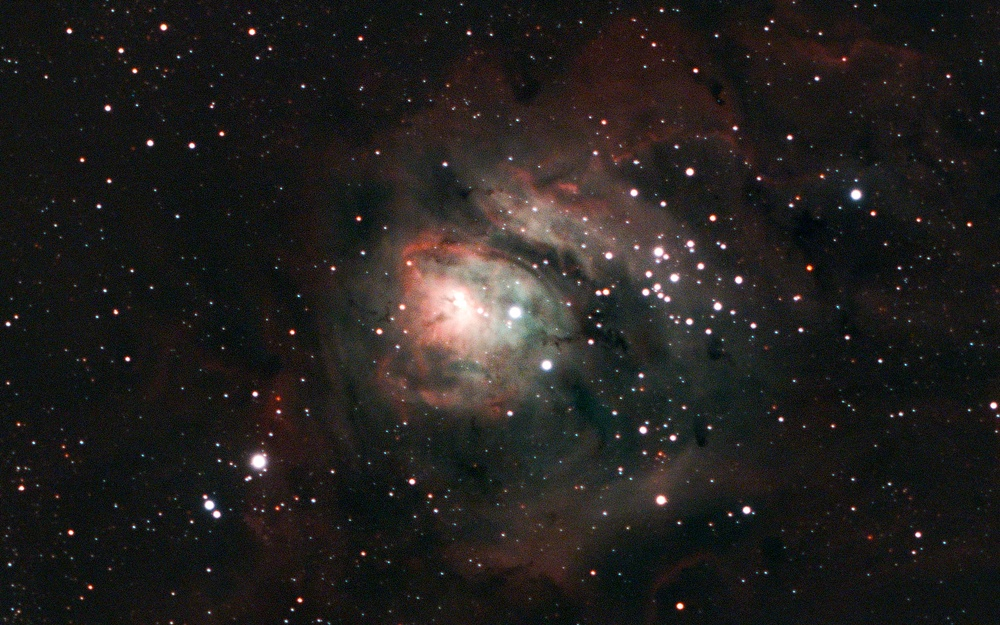
#> input picture original.jpg, 1000 x 625 px, shrunk from 2097 x 1311 before the run
$ python sparkles.py original.jpg
#> lines starting #> are read from the running program, lines starting #| are printed output that depends on the picture
import sys
import numpy as np
from PIL import Image

from astropy.stats import sigma_clipped_stats
from photutils.detection import DAOStarFinder

def detect_stars(path, count=20, fwhm=3.0, th=5.0, sigma=3):
#> called with path = 'original.jpg', count = 20, fwhm = 3, th = 5, sigma = 3
    image = Image.open(path).convert('L')
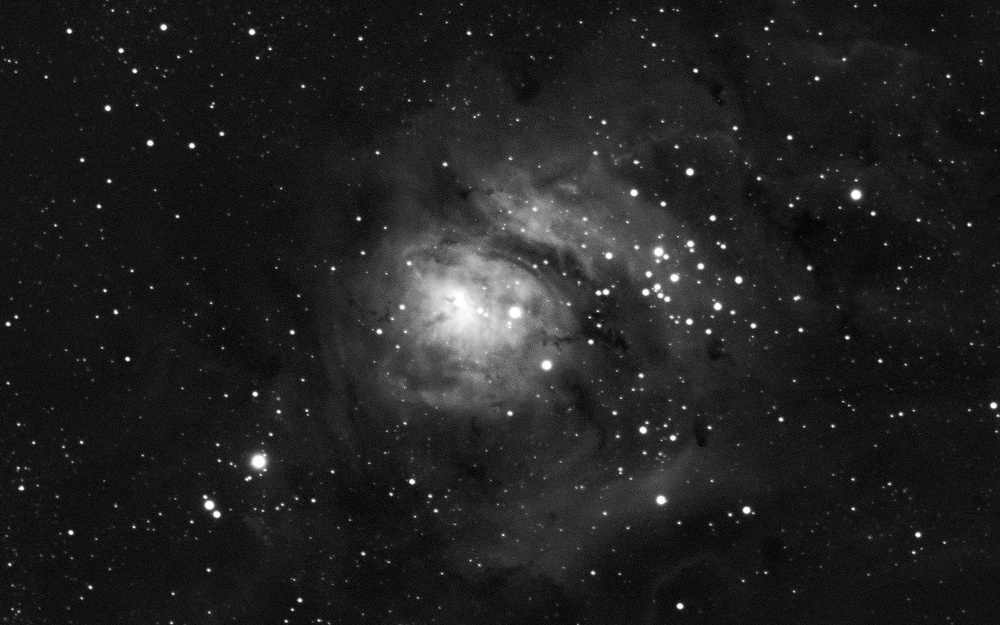
#> image: PIL image 1000x625 L; min 0, max 255, mean 33.2
    data = np.asarray(image)

    mean, median, std = sigma_clipped_stats(data, sigma=sigma)
#> mean = 24.45; median = 23; std = 9.48
    daofind = DAOStarFinder(fwhm=fwhm, threshold=th*std, brightest=count)
    sources = daofind(data - median)
    positions = np.transpose((sources['xcentroid'], sources['ycentroid'], sources['flux']))
    return positions

if __name__ == '__main__':
    print(detect_stars(sys.argv[1], 20))
#> (the call stopped at in detect_stars, `daofind = DAOStarFinder(fwhm=fwhm, threshold=th*std, brightest=count)`: photutils is not available in this run)
